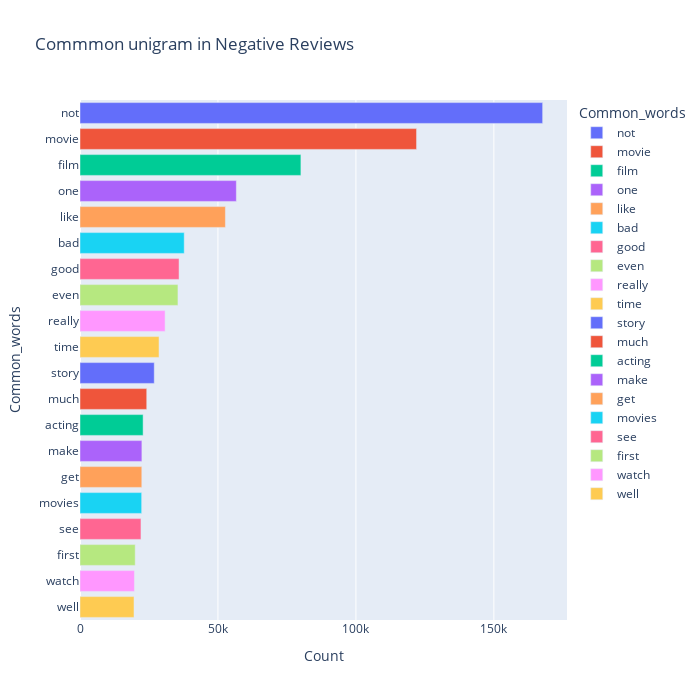

Notebook source saved alongside this figure:
### Code cell
# most_common_uni = get_top_text_ngrams(df.Reviews_clean[df['Ratings']<=4],20,1)
most_common_uni = get_top_text_ngrams(df.Reviews[df['Ratings']<=4],20,1)
most_common_uni = dict(most_common_uni)
temp = pd.DataFrame(columns = ["Common_words" , 'Count'])
temp["Common_words"] = list(most_common_uni.keys())
temp["Count"] = list(most_common_uni.values())
fig = px.bar(temp, x="Count", y="Common_words", title='Commmon unigram in Negative Reviews', orientation='h', 
             width=700, height=700,color='Common_words')
fig.show()

### Figure 1 — Plotly figure (JSON) as saved in the notebook; plotly's stock layout.template omitted (floating-point values rounded to 4 significant figures)
{"data": [{"alignmentgroup": "True", "hovertemplate": "Common_words=%{y}<br>Count=%{x}<extra></extra>", "legendgroup": "not", "marker": {"color": "#636efa", "pattern": {"shape": ""}}, "name": "not", "offsetgroup": "not", "orientation": "h", "showlegend": true, "textposition": "auto", "type": "bar", "x": [167683], "xaxis": "x", "y": ["not"], "yaxis": "y"}, {"alignmentgroup": "True", "hovertemplate": "Common_words=%{y}<br>Count=%{x}<extra></extra>", "legendgroup": "movie", "marker": {"color": "#EF553B", "pattern": {"shape": ""}}, "name": "movie", "offsetgroup": "movie", "orientation": "h", "showlegend": true, "textposition": "auto", "type": "bar", "x": [121981], "xaxis": "x", "y": ["movie"], "yaxis": "y"}, {"alignmentgroup": "True", "hovertemplate": "Common_words=%{y}<br>Count=%{x}<extra></extra>", "legendgroup": "film", "marker": {"color": "#00cc96", "pattern": {"shape": ""}}, "name": "film", "offsetgroup": "film", "orientation": "h", "showlegend": true, "textposition": "auto", "type": "bar", "x": [80065], "xaxis": "x", "y": ["film"], "yaxis": "y"}, {"alignmentgroup": "True", "hovertemplate": "Common_words=%{y}<br>Count=%{x}<extra></extra>", "legendgroup": "one", "marker": {"color": "#ab63fa", "pattern": {"shape": ""}}, "name": "one", "offsetgroup": "one", "orientation": "h", "showlegend": true, "textposition": "auto", "type": "bar", "x": [56666], "xaxis": "x", "y": ["one"], "yaxis": "y"}, {"alignmentgroup": "True", "hovertemplate": "Common_words=%{y}<br>Count=%{x}<extra></extra>", "legendgroup": "like", "marker": {"color": "#FFA15A", "pattern": {"shape": ""}}, "name": "like", "offsetgroup": "like", "orientation": "h", "showlegend": true, "textposition": "auto", "type": "bar", "x": [52700], "xaxis": "x", "y": ["like"], "yaxis": "y"}, {"alignmentgroup": "True", "hovertemplate": "Common_words=%{y}<br>Count=%{x}<extra></extra>", "legendgroup": "bad", "marker": {"color": "#19d3f3", "pattern": {"shape": ""}}, "name": "bad", "offsetgroup": "bad", "orientation": "h", "showlegend": true, "textposition": "auto", "type": "bar", "x": [37774], "xaxis": "x", "y": ["bad"], "yaxis": "y"}, {"alignmentgroup": "True", "hovertemplate": "Common_words=%{y}<br>Count=%{x}<extra></extra>", "legendgroup": "good", "marker": {"color": "#FF6692", "pattern": {"shape": ""}}, "name": "good", "offsetgroup": "good", "orientation": "h", "showlegend": true, "textposition": "auto", "type": "bar", "x": [35900], "xaxis": "x", "y": ["good"], "yaxis": "y"}, {"alignmentgroup": "True", "hovertemplate": "Common_words=%{y}<br>Count=%{x}<extra></extra>", "legendgroup": "even", "marker": {"color": "#B6E880", "pattern": {"shape": ""}}, "name": "even", "offsetgroup": "even", "orientation": "h", "showlegend": true, "textposition": "auto", "type": "bar", "x": [35500], "xaxis": "x", "y": ["even"], "yaxis": "y"}, {"alignmentgroup": "True", "hovertemplate": "Common_words=%{y}<br>Count=%{x}<extra></extra>", "legendgroup": "really", "marker": {"color": "#FF97FF", "pattern": {"shape": ""}}, "name": "really", "offsetgroup": "really", "orientation": "h", "showlegend": true, "textposition": "auto", "type": "bar", "x": [30849], "xaxis": "x", "y": ["really"], "yaxis": "y"}, {"alignmentgroup": "True", "hovertemplate": "Common_words=%{y}<br>Count=%{x}<extra></extra>", "legendgroup": "time", "marker": {"color": "#FECB52", "pattern": {"shape": ""}}, "name": "time", "offsetgroup": "time", "orientation": "h", "showlegend": true, "textposition": "auto", "type": "bar", "x": [28645], "xaxis": "x", "y": ["time"], "yaxis": "y"}, {"alignmentgroup": "True", "hovertemplate": "Common_words=%{y}<br>Count=%{x}<extra></extra>", "legendgroup": "story", "marker": {"color": "#636efa", "pattern": {"shape": ""}}, "name": "story", "offsetgroup": "story", "orientation": "h", "showlegend": true, "textposition": "auto", "type": "bar", "x": [26911], "xaxis": "x", "y": ["story"], "yaxis": "y"}, {"alignmentgroup": "True", "hovertemplate": "Common_words=%{y}<br>Count=%{x}<extra></extra>", "legendgroup": "much", "marker": {"color": "#EF553B", "pattern": {"shape": ""}}, "name": "much", "offsetgroup": "much", "orientation": "h", "showlegend": true, "textposition": "auto", "type": "bar", "x": [24190], "xaxis": "x", "y": ["much"], "yaxis": "y"}, {"alignmentgroup": "True", "hovertemplate": "Common_words=%{y}<br>Count=%{x}<extra></extra>", "legendgroup": "acting", "marker": {"color": "#00cc96", "pattern": {"shape": ""}}, "name": "acting", "offsetgroup": "acting", "orientation": "h", "showlegend": true, "textposition": "auto", "type": "bar", "x": [22872], "xaxis": "x", "y": ["acting"], "yaxis": "y"}, {"alignmentgroup": "True", "hovertemplate": "Common_words=%{y}<br>Count=%{x}<extra></extra>", "legendgroup": "make", "marker": {"color": "#ab63fa", "pattern": {"shape": ""}}, "name": "make", "offsetgroup": "make", "orientation": "h", "showlegend": true, "textposition": "auto", "type": "bar", "x": [22433], "xaxis": "x", "y": ["make"], "yaxis": "y"}, {"alignmentgroup": "True", "hovertemplate": "Common_words=%{y}<br>Count=%{x}<extra></extra>", "legendgroup": "get", "marker": {"color": "#FFA15A", "pattern": {"shape": ""}}, "name": "get", "offsetgroup": "get", "orientation": "h", "showlegend": true, "textposition": "auto", "type": "bar", "x": [22401], "xaxis": "x", "y": ["get"], "yaxis": "y"}, {"alignmentgroup": "True", "hovertemplate": "Common_words=%{y}<br>Count=%{x}<extra></extra>", "legendgroup": "movies", "marker": {"color": "#19d3f3", "pattern": {"shape": ""}}, "name": "movies", "offsetgroup": "movies", "orientation": "h", "showlegend": true, "textposition": "auto", "type": "bar", "x": [22352], "xaxis": "x", "y": ["movies"], "yaxis": "y"}, {"alignmentgroup": "True", "hovertemplate": "Common_words=%{y}<br>Count=%{x}<extra></extra>", "legendgroup": "see", "marker": {"color": "#FF6692", "pattern": {"shape": ""}}, "name": "see", "offsetgroup": "see", "orientation": "h", "showlegend": true, "textposition": "auto", "type": "bar", "x": [22098], "xaxis": "x", "y": ["see"], "yaxis": "y"}, {"alignmentgroup": "True", "hovertemplate": "Common_words=%{y}<br>Count=%{x}<extra></extra>", "legendgroup": "first", "marker": {"color": "#B6E880", "pattern": {"shape": ""}}, "name": "first", "offsetgroup": "first", "orientation": "h", "showlegend": true, "textposition": "auto", "type": "bar", "x": [20014], "xaxis": "x", "y": ["first"], "yaxis": "y"}, {"alignmentgroup": "True", "hovertemplate": "Common_words=%{y}<br>Count=%{x}<extra></extra>", "legendgroup": "watch", "marker": {"color": "#FF97FF", "pattern": {"shape": ""}}, "name": "watch", "offsetgroup": "watch", "orientation": "h", "showlegend": true, "textposition": "auto", "type": "bar", "x": [19733], "xaxis": "x", "y": ["watch"], "yaxis": "y"}, {"alignmentgroup": "True", "hovertemplate": "Common_words=%{y}<br>Count=%{x}<extra></extra>", "legendgroup": "well", "marker": {"color": "#FECB52", "pattern": {"shape": ""}}, "name": "well", "offsetgroup": "well", "orientation": "h", "showlegend": true, "textposition": "auto", "type": "bar", "x": [19576], "xaxis": "x", "y": ["well"], "yaxis": "y"}], "layout": {"barmode": "relative", "height": 700, "legend": {"title": {"text": "Common_words"}, "tracegroupgap": 0}, "title": {"text": "Commmon unigram in Negative Reviews"}, "width": 700, "xaxis": {"anchor": "y", "domain": [0, 1], "title": {"text": "Count"}}, "yaxis": {"anchor": "x", "categoryarray": ["well", "watch", "first", "see", "movies", "get", "make", "acting", "much", "story", "time", "really", "even", "good", "bad", "like", "one", "film", "movie", "not"], "categoryorder": "array", "domain": [0, 1], "title": {"text": "Common_words"}}}}
